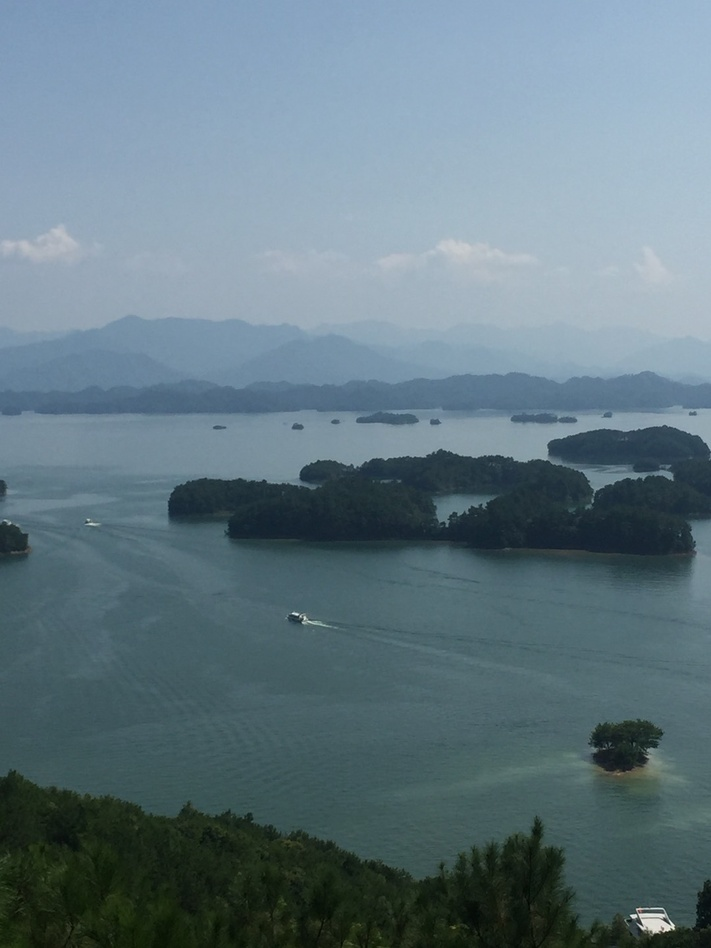
#> input picture src/第4章  计算机视觉基础/images/qian_dao_hu.jpg, 711 x 948 px, shrunk from 1080 x 1440 before the run
$ jupyter execute '4.2.2  图像预处理.ipynb'
#> lines starting #> are read from the running program, lines starting #| are printed output that depends on the picture; after the words box and inside, x2 and y2 are one past the last pixel; in counts of white or black regions, pixels touching at a corner belong together
图像预处理

作者：谢文伟

邮件：jim.xie.cn@outlook.com

主页：https://github.com/jim-xie-cn/ai-cv

导入用到的开发库

[cell 1]
from matplotlib import pyplot as plt
import numpy as np
import cv2
plt.rcParams['font.sans-serif']=['SimHei'] #使用中文字体

灰度化、二值化与色彩变换

[cell 2]
bgr_img= cv2.imread('./images/qian_dao_hu.jpg')#读取图片文件，得到图像数组，默认是BGR格式
#> bgr_img is the input picture: shape (948, 711, 3); mean B, G, R 130, 120.2, 98.6
rgb_img= cv2.cvtColor(bgr_img.copy(),cv2.COLOR_BGR2RGB)#转换为RGB格式
gray = cv2.cvtColor(rgb_img.copy(),cv2.COLOR_RGB2GRAY)#灰度化，转换为灰度图
#二值化，转换为二值图，灰度值在80～255之间的设为纯白(255)，其他的为纯黑(0)
ret, binary = cv2.threshold(gray.copy(), 80, 255, cv2.THRESH_BINARY)
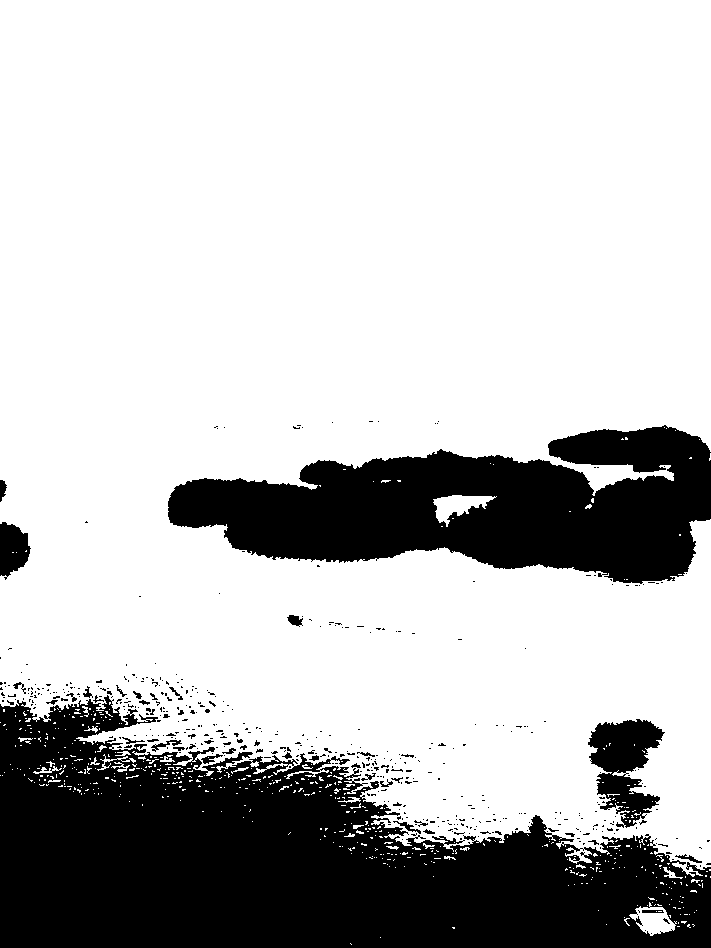
#> binary: shape (948, 711); 74.9% white; 477 black regions (436 under 20 px), largest, box (x1, y1, x2, y2) and area: (0, 695, 711, 948) 107698, (168, 425, 711, 584) 52242, (588, 719, 665, 828) 4585
binary = cv2.bitwise_not(binary)
hsv = cv2.cvtColor(rgb_img, cv2.COLOR_BGR2HSV)#色彩变换，将RGB格式转换为HSV格式
#> hsv: shape (948, 711, 3); mean H, S, V 25.3, 73.5, 131.7

[cell 3]
#显示不同类型的图像

[cell 4]
fig,ax = plt.subplots(2,2,figsize=(10,12))
plt.subplot(2,2,1)
plt.imshow(rgb_img)
plt.subplot(2,2,2)
plt.imshow(hsv)
plt.subplot(2,2,3)
plt.imshow(gray,cmap='gray')
plt.subplot(2,2,4)
plt.imshow(binary,cmap=plt.get_cmap('binary'))

# 几何变换

图像镜像翻转

[cell 5]
bgr_img= cv2.imread('./images/qian_dao_hu.jpg')#读取并显示原始图像
rgb_img= cv2.cvtColor(bgr_img.copy(),cv2.COLOR_BGR2RGB)
dst1=cv2.flip(rgb_img.copy(),1) #水平翻转
dst2=cv2.flip(rgb_img.copy(),0) #垂直翻转
dst3=cv2.flip(rgb_img.copy(),-1)#对角翻转
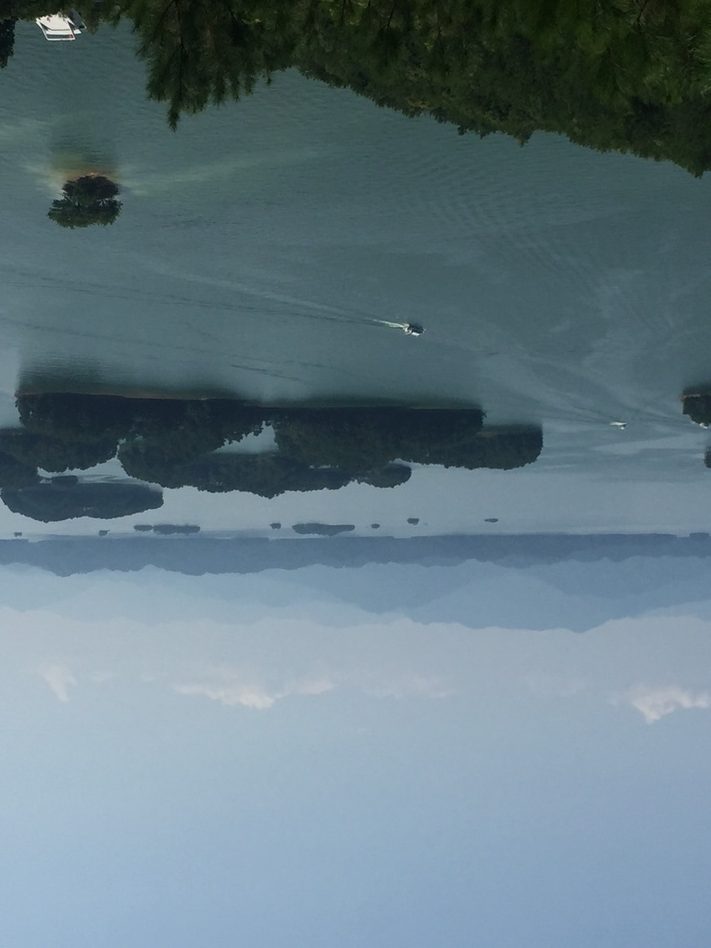
#> dst3: shape (948, 711, 3); mean R, G, B 98.6, 120.2, 130

显示变换后的图像

[cell 6]
plt.imshow(rgb_img)
plt.show()
plt.imshow(dst1)
plt.show()
plt.imshow(dst2)
plt.show()
plt.imshow(dst2)
plt.show()

平移、缩放与旋转

[cell 7]
bgr_img= cv2.imread('./images/qian_dao_hu.jpg')#读取并显示原始图像
rgb_img= cv2.cvtColor(bgr_img.copy(),cv2.COLOR_BGR2RGB)
plt.imshow(rgb_img);plt.show()
[height,width]=rgb_img.shape[0:2] #得到图像的高和宽
#> height = 948; width = 711
#图像平移，水平移动200个像素，垂直移动200个像素
mt = np.float32([[1,0,200],[0,1,200]])
dst=cv2.warpAffine(rgb_img.copy(),mt,(width+50,height+100))
plt.imshow(dst) ; plt.show()
#图像缩放，缩小为原来的一半，并向右，向下平移200个像素
mt = np.float32([[0.5,0,200],[0,0.5,200]])
dst=cv2.warpAffine(rgb_img.copy(),mt,(width,height))
#> dst: shape (948, 711, 3)
plt.imshow(dst) ; plt.show()
#图像旋转，顺时针旋转45度，并向右，向下平移200个像素
mt = np.float32([[0.7,-0.7,200],[0.7,0.7,200]])
dst=cv2.warpAffine(rgb_img.copy(),mt,(width,height))
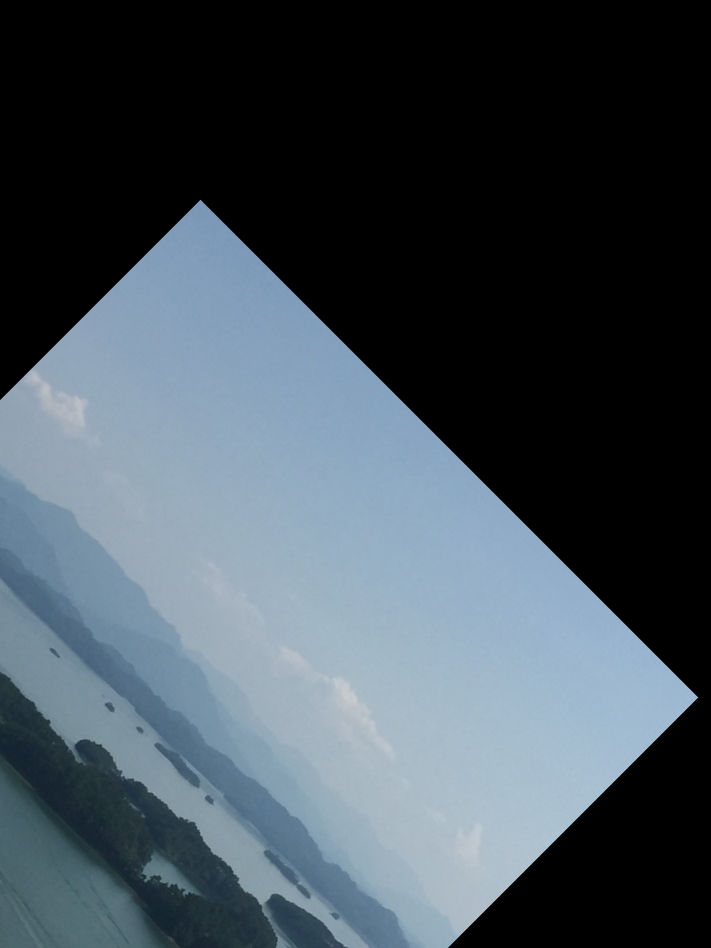
#> dst: shape (948, 711, 3); mean R, G, B 67.8, 79.3, 88.3
plt.imshow(dst) ; plt.show()

图像去噪

[cell 8]
#读取元素图像
raw_img = cv2.imread('./images/noise-gray.jpg') #原图
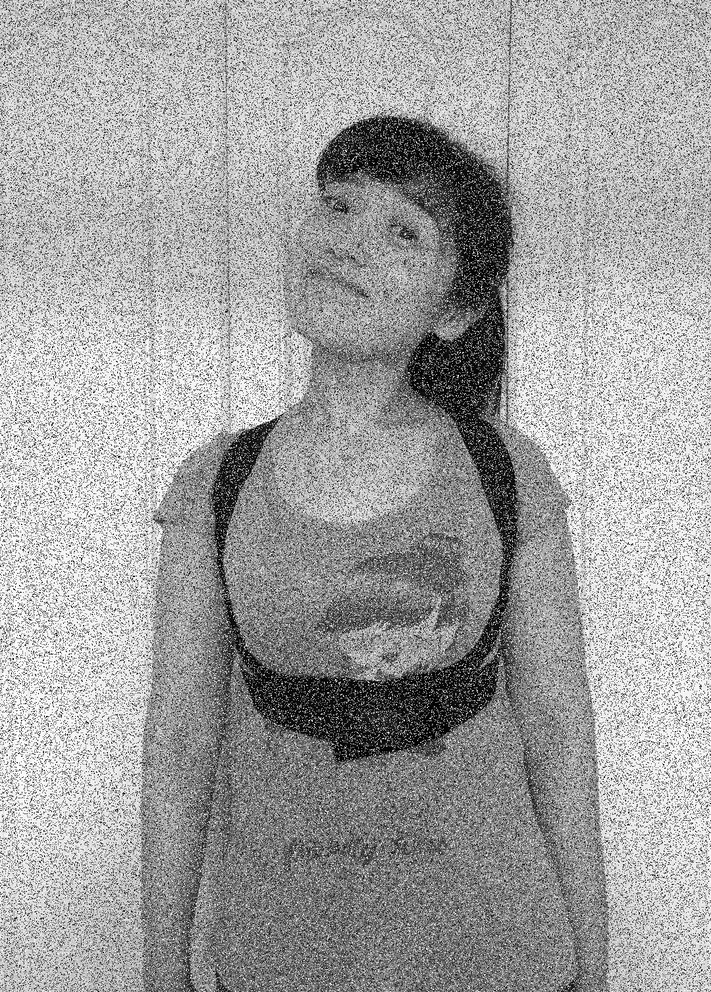
#> input picture src/第4章  计算机视觉基础/images/noise-gray.jpg, 711 x 992 px, shrunk from 1080 x 1506 before the run
#> raw_img is the input picture: shape (992, 711, 3); min 0, max 255, mean 160.3
#几种常见去噪方法
mean_img = cv2.blur(raw_img, (9,9)) #均值滤波
gau_img = cv2.GaussianBlur(raw_img, (9,9), 0) #高斯滤波
median_img = cv2.medianBlur(raw_img, 9) #中值滤波
blur_img = cv2.bilateralFilter(raw_img,9,68,68) #双边滤波
#显示结果
fig = plt.figure(figsize=(16,12))
def ShowImg(id,title,img):
    ax=fig.add_subplot(1,5,id)
    ax.imshow(img,cmap='gray')
    plt.title(title)
ShowImg(1,'原图',raw_img);
ShowImg(2,'均值滤波',mean_img);
ShowImg(3,'高斯滤波',gau_img)
ShowImg(4,'中值滤波',median_img)
ShowImg(5,'双边滤波',blur_img);

图像增强

[cell 9]
#读取元素图像，并转换为灰度图
raw_img = cv2.imread('./images/noise-gray.jpg')
gray_img= cv2.cvtColor(raw_img.copy(),cv2.COLOR_BGR2GRAY)
equ_img = cv2.equalizeHist(gray_img) #直方图均衡化
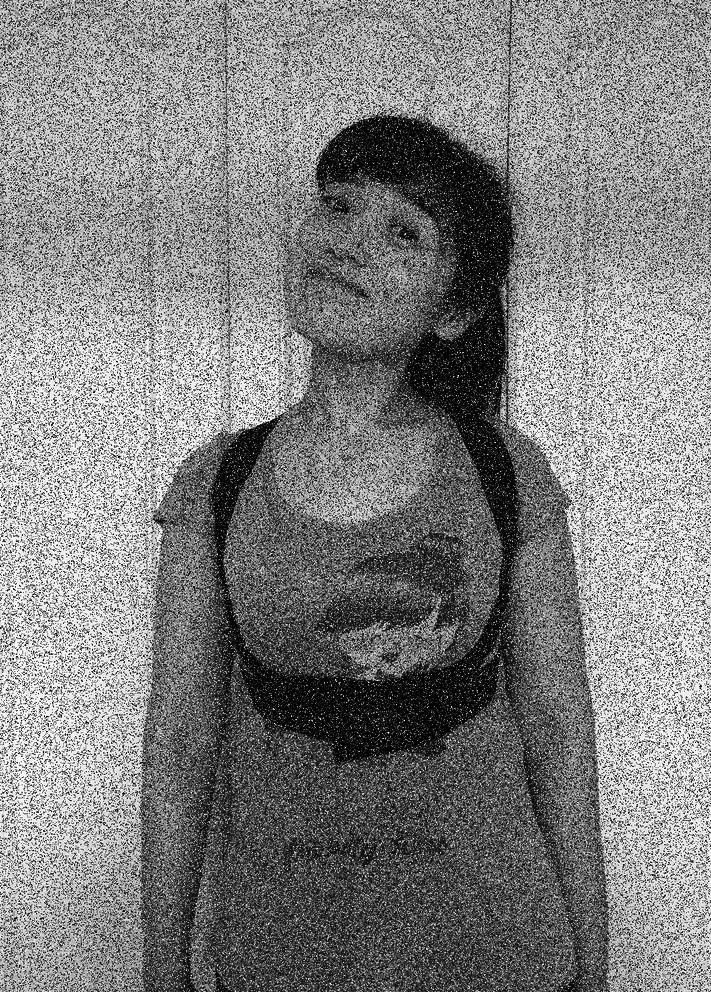
#> equ_img: shape (992, 711); min 0, max 255, mean 127.5
ret, binary = cv2.threshold(gray_img.copy(), 100, 255, cv2.THRESH_BINARY)
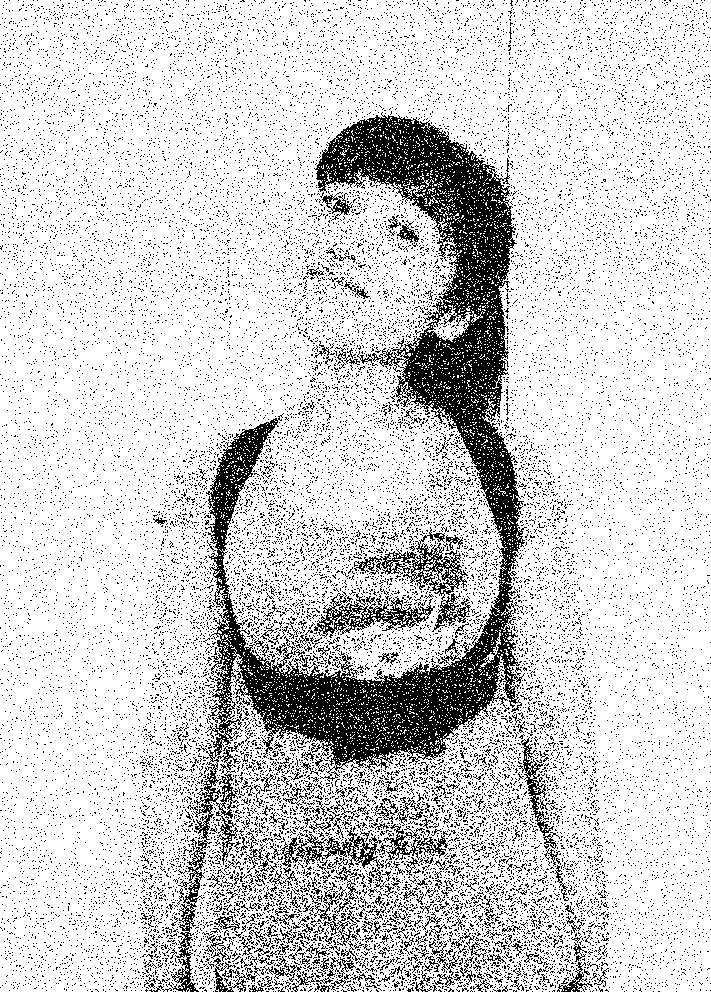
#> binary: shape (992, 711); 82.4% white; black in thin lines or dots
#显示结果
fig = plt.figure(figsize=(16,12))
def ShowImg(id,title,img):
    ax=fig.add_subplot(1,3,id)
    ax.imshow(img,cmap='gray')
    plt.title(title)
ShowImg(1,'原图',gray_img);ShowImg(2,'直方图均衡化后',equ_img);ShowImg(3,'二值化后',binary)

[cell 10]
plt.hist(gray_img.ravel(), 256)
plt.title('直方图')
plt.show()
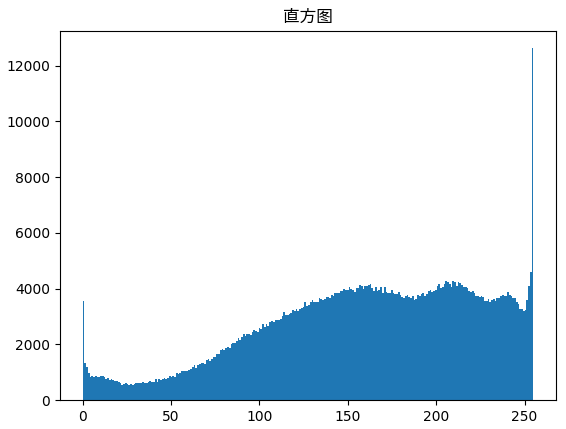
#> figure drawn by matplotlib, 1 panel; tallest bar 12627 high, from x = 254 to 255
